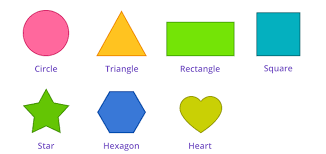
#> input picture learn/images/shape.png, 326 x 154 px
$ python masking.py
#> lines starting #> are read from the running program, lines starting #| are printed output that depends on the picture; after the words box and inside, x2 and y2 are one past the last pixel; in counts of white or black regions, pixels touching at a corner belong together
import numpy as np
import cv2

img = cv2.imread("./images/shape.png")
#> img is the input picture: shape (154, 326, 3); mean B, G, R 219.9, 235.3, 226.9
img = cv2.cvtColor(img, cv2.COLOR_BGR2GRAY)
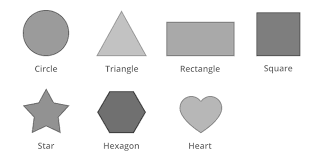
#> img: shape (154, 326); min 56, max 255, mean 231
img = cv2.threshold(img, 100, 255, cv2.THRESH_BINARY)[1]
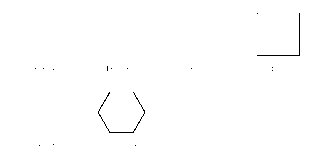
#> img: shape (154, 326); 99.6% white; black in thin lines or dots, all inside (x1, y1, x2, y2) = (35, 13, 300, 146)
cv2.imshow("original", img)

mask = np.zeros(img.shape[:2], dtype="uint8")
(cX, cY) = (img.shape[1]// 2, img.shape[0] // 2)
#> cX = 163; cY = 77
cv2.rectangle(mask, (0, 0), (cX, cY), 255 ,-1)
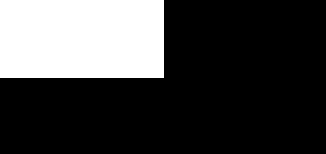
#> mask: shape (154, 326); 25.5% white; 1 white region, box (x1, y1, x2, y2) and area: (0, 0, 164, 78) 12792


cv2.imshow("mask", mask)

masked  =cv2.bitwise_and(img, img)


cv2.imshow("masked", masked)
cv2.waitKey(0)

$ run again, with learn/images/dung.jpg saved as learn/images/shape.png
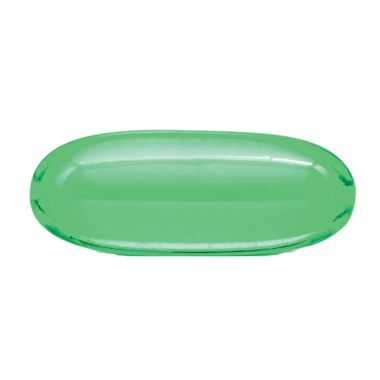
#> input picture learn/images/dung.jpg, 380 x 380 px
#> img is the input picture: shape (380, 380, 3); mean B, G, R 226.1, 240.3, 219.8
#> `img = cv2.threshold(img, 100, 255, cv2.THRESH_BINARY)[1]`:
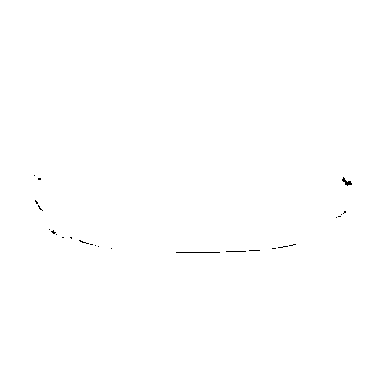
#> img: shape (380, 380); 99.9% white; black in thin lines or dots, all inside (x1, y1, x2, y2) = (34, 175, 352, 253)
#> `cv2.rectangle(mask, (0, 0), (cX, cY), 255 ,-1)`:
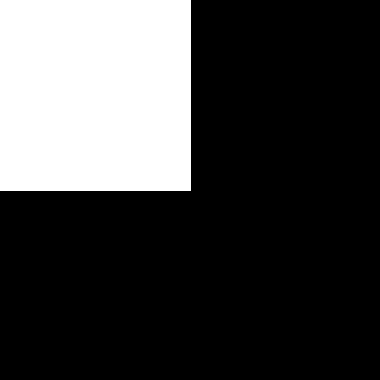
#> mask: shape (380, 380); 25.3% white; 1 white region, box (x1, y1, x2, y2) and area: (0, 0, 191, 191) 36481
